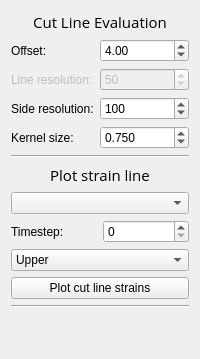
                                                <widget class="QWidget" name="Widget_Analyse_Cut" native="true">
                                                    <layout class="QVBoxLayout" name="verticalLayout_3">
                                                        <item>
                                                            <widget class="QLabel" name="label_5">
                                                                <property name="minimumSize">
                                                                    <size>
                                                                        <width>170</width>
                                                                        <height>0</height>
                                                                    </size>
                                                                </property>
                                                                <property name="font">
                                                                    <font>
                                                                        <family>Open Sans</family>
                                                                        <pointsize>11</pointsize>
                                                                    </font>
                                                                </property>
                                                                <property name="text">
                                                                    <string>Cut Line Evaluation</string>
                                                                </property>
                                                                <property name="alignment">
                                                                    <set>Qt::AlignCenter</set>
                                                                </property>
                                                            </widget>
                                                        </item>
                                                        <item>
                                                            <layout class="QFormLayout" name="formLayout">
                                                                <item row="0" column="0">
                                                                    <widget class="QLabel" name="offsetLabel">
                                                                        <property name="text">
                                                                            <string>Offset:</string>
                                                                        </property>
                                                                    </widget>
                                                                </item>
                                                                <item row="1" column="0">
                                                                    <widget class="QLabel" name="lineResolutionLabel">
                                                                        <property name="enabled">
                                                                            <bool>false</bool>
                                                                        </property>
                                                                        <property name="text">
                                                                            <string>Line resolution:</string>
                                                                        </property>
                                                                    </widget>
                                                                </item>
                                                                <item row="2" column="0">
                                                                    <widget class="QLabel" name="sideResolutionLabel">
                                                                        <property name="text">
                                                                            <string>Side resolution:</string>
                                                                        </property>
                                                                    </widget>
                                                                </item>
                                                                <item row="3" column="0">
                                                                    <widget class="QLabel" name="kernelSizeLabel">
                                                                        <property name="text">
                                                                            <string>Kernel size:</string>
                                                                        </property>
                                                                    </widget>
                                                                </item>
                                                                <item row="3" column="1">
                                                                    <widget class="QDoubleSpinBox"
                                                                            name="DoubleSpinBox_A_C_kernel_size">
                                                                        <property name="decimals">
                                                                            <number>3</number>
                                                                        </property>
                                                                        <property name="singleStep">
                                                                            <double>0.050000000000000</double>
                                                                        </property>
                                                                        <property name="value">
                                                                            <double>0.750000000000000</double>
                                                                        </property>
                                                                    </widget>
                                                                </item>
                                                                <item row="0" column="1">
                                                                    <widget class="QDoubleSpinBox"
                                                                            name="DoubleSpinBox_A_C_offset">
                                                                        <property name="sizePolicy">
                                                                            <sizepolicy hsizetype="Minimum"
                                                                                        vsizetype="Fixed">
                                                                                <horstretch>0</horstretch>
                                                                                <verstretch>0</verstretch>
                                                                            </sizepolicy>
                                                                        </property>
                                                                        <property name="minimumSize">
                                                                            <size>
                                                                                <width>0</width>
                                                                                <height>0</height>
                                                                            </size>
                                                                        </property>
                                                                        <property name="maximum">
                                                                            <double>15.000000000000000</double>
                                                                        </property>
                                                                        <property name="singleStep">
                                                                            <double>0.250000000000000</double>
                                                                        </property>
                                                                        <property name="value">
                                                                            <double>4.000000000000000</double>
                                                                        </property>
                                                                    </widget>
                                                                </item>
                                                                <item row="1" column="1">
                                                                    <widget class="QSpinBox"
                                                                            name="SpinBox_A_C_line_res">
                                                                        <property name="enabled">
                                                                            <bool>false</bool>
                                                                        </property>
                                                                        <property name="maximum">
                                                                            <number>250</number>
                                                                        </property>
                                                                        <property name="singleStep">
                                                                            <number>10</number>
                                                                        </property>
                                                                        <property name="value">
                                                                            <number>50</number>
                                                                        </property>
                                                                    </widget>
                                                                </item>
                                                                <item row="2" column="1">
                                                                    <widget class="QSpinBox"
                                                                            name="SpinBox_A_C_side_res">
                                                                        <property name="maximum">
                                                                            <number>250</number>
                                                                        </property>
                                                                        <property name="singleStep">
                                                                            <number>10</number>
                                                                        </property>
                                                                        <property name="value">
                                                                            <number>100</number>
                                                                        </property>
                                                                    </widget>
                                                                </item>
                                                            </layout>
                                                        </item>
                                                        <item>
                                                            <widget class="Line" name="line_10">
                                                                <property name="orientation">
                                                                    <enum>Qt::Horizontal</enum>
                                                                </property>
                                                            </widget>
                                                        </item>
                                                        <item>
                                                            <widget class="QLabel" name="label_16">
                                                                <property name="minimumSize">
                                                                    <size>
                                                                        <width>170</width>
                                                                        <height>0</height>
                                                                    </size>
                                                                </property>
                                                                <property name="font">
                                                                    <font>
                                                                        <family>Open Sans</family>
                                                                        <pointsize>11</pointsize>
                                                                    </font>
                                                                </property>
                                                                <property name="text">
                                                                    <string>Plot strain line</string>
                                                                </property>
                                                                <property name="alignment">
                                                                    <set>Qt::AlignCenter</set>
                                                                </property>
                                                            </widget>
                                                        </item>
                                                        <item>
                                                            <widget class="QComboBox" name="comboBox_A_C_SL_name"/>
                                                        </item>
                                                        <item>
                                                            <layout class="QHBoxLayout" name="horizontalLayout_3">
                                                                <item>
                                                                    <widget class="QLabel" name="label_15">
                                                                        <property name="text">
                                                                            <string>Timestep:</string>
                                                                        </property>
                                                                    </widget>
                                                                </item>
                                                                <item>
                                                                    <widget class="QSpinBox"
                                                                            name="spinBox_A_C_SL_timesteps"/>
                                                                </item>
                                                            </layout>
                                                        </item>
                                                        <item>
                                                            <widget class="QComboBox" name="comboBox_A_C_SL_which">
                                                                <item>
                                                                    <property name="text">
                                                                        <string>Upper</string>
                                                                    </property>
                                                                </item>
                                                                <item>
                                                                    <property name="text">
                                                                        <string>Lower</string>
                                                                    </property>
                                                                </item>
                                                            </widget>
                                                        </item>
                                                        <item>
                                                            <widget class="QPushButton"
                                                                    name="pushButton_A_C_strain_line_plot">
                                                                <property name="text">
                                                                    <string>Plot cut line strains</string>
                                                                </property>
                                                            </widget>
                                                        </item>
                                                        <item>
                                                            <widget class="Line" name="line_11">
                                                                <property name="orientation">
                                                                    <enum>Qt::Horizontal</enum>
                                                                </property>
                                                            </widget>
                                                        </item>
                                                        <item>
                                                            <spacer name="verticalSpacer_3">
                                                                <property name="orientation">
                                                                    <enum>Qt::Vertical</enum>
                                                                </property>
                                                                <property name="sizeHint" stdset="0">
                                                                    <size>
                                                                        <width>20</width>
                                                                        <height>40</height>
                                                                    </size>
                                                                </property>
                                                            </spacer>
                                                        </item>
                                                    </layout>
                                                </widget>
